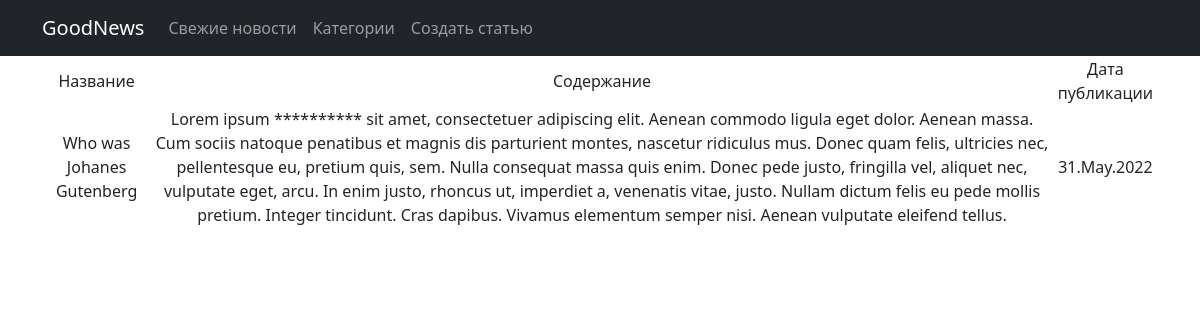
Screenshot of /news/1 with the database file from the repository.
### news/models.py (models this page shows, shortened)
class Post(models.Model):
    author = models.ForeignKey(Author, on_delete=models.CASCADE)
    post_type = models.CharField(max_length=3, choices=[('ART', 'Article'), ('NEW', 'News')], default='A')
    creation_date = models.DateTimeField(auto_now_add=True)
    categories = models.ManyToManyField(Category, through='PostCategory')
    post_title = models.CharField(max_length=255)
    post_text = models.TextField()
    post_rating = models.IntegerField(default=0)

### news/views.py (the view)
# urls.py: path('<int:pk>', PostDetail.as_view(), name='post_detail'),
class PostDetail(DetailView):
    model = Post
    template_name = 'news/post_detail.html'
    context_object_name = 'post_detail'

### news/templatetags/custom_filters.py (called while the page is built)
@register.filter(name='censor')
def censor(value):
   bad_words = ['профурсетка', 'проходимец', 'охальница', 'сволочь', 'негодяй', 'подлец']
   text = set(value.split())
   for word in text:
      for bad_word in bad_words:
         if word == bad_word:
               return value.replace(word, '*' * len(word))
   return value # Возвращаемое функцией значение подставится в шаблон.

### templates/news/post_detail.html (shortened to what this page needs)
{% extends 'flatpages/default.html' %}
{% load custom_filters %}
{% block content %}
    <table>
            <tr>
               <td>Название</td>
               <td>Содержание</td>
               <td>Дата публикации</td>
            </tr>
            <tr>
               <td>{{ post_detail.post_title | censor }}</td>
               <td>{{ post_detail.post_text | censor }}</td>
               <td>{{ post_detail.creation_date | date:'d.M.Y' }}</td>
           </tr>
    </table>
{% endblock content %}

### rows the page displays
Post: post_title|censor "Who was Johanes Gutenberg", post_text|censor "Lorem ipsum ********** sit amet, consectetuer adipiscing elit. Aenean commodo ligula eget dolor. Aenean massa. Cum sociis natoque penatibus et magnis dis parturient montes, nascetur ridiculus mus. Donec quam felis, ultricies nec, pellentesque eu, pretium quis, sem. Nulla consequat massa quis enim. Donec pede justo, fringilla vel, aliquet nec, vulputate eget, arcu. In enim justo, rhoncus ut, imperdiet a, venenatis vitae, justo. Nullam dictum felis eu pede mollis pretium. Integer tincidunt. Cras dapibus. Vivamus elementum semper nisi. Aenean vulputate eleifend tellus.", creation_date "31.May.2022"
